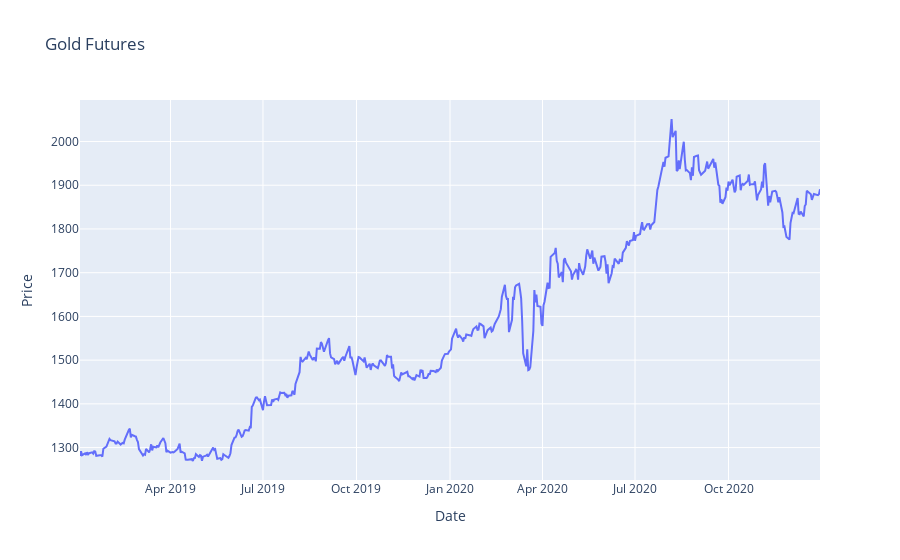

Source (notebook cell):
### Markdown cell above
## Test `get_data` Function

The code below tests the get_data function by downloading data for Gold Futures from January 1, 2019 to December 31, 2020 and plotting it using plotly.graph_objects.

### Code cell
# Test the get_data function
start_date = '2019-01-01'
end_date = '2020-12-31'
ticker = 'GC=F'
data = get_data(ticker, start_date, end_date)

# Plot the data
fig = go.Figure()
fig.add_trace(go.Scatter(x=data.index, y=data['Close'], name='Close'))
fig.update_layout(title='Gold Futures', xaxis_title='Date', yaxis_title='Price')
fig.show()

### Figure 1 — Plotly figure (JSON) as saved in the notebook; plotly's stock layout.template omitted (floating-point values rounded to 4 significant figures; data arrays with more than 128 entries replaced by an {"elided": "..."} marker saying what was removed)
{"data": [{"name": "Close", "x": {"elided": "504 str values"}, "y": {"elided": "504 float values"}, "type": "scatter"}], "layout": {"title": {"text": "Gold Futures"}, "xaxis": {"title": {"text": "Date"}}, "yaxis": {"title": {"text": "Price"}}}}
